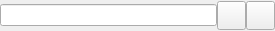
<?xml version="1.0" encoding="UTF-8"?>
<ui version="4.0">
 <class>CSearchLineWidget</class>
 <widget class="QWidget" name="CSearchLineWidget">
  <property name="geometry">
   <rect>
    <x>0</x>
    <y>0</y>
    <width>275</width>
    <height>31</height>
   </rect>
  </property>
  <property name="windowTitle">
   <string/>
  </property>
  <layout class="QGridLayout" name="gridLayout">
   <property name="leftMargin">
    <number>0</number>
   </property>
   <property name="topMargin">
    <number>0</number>
   </property>
   <property name="rightMargin">
    <number>0</number>
   </property>
   <property name="bottomMargin">
    <number>0</number>
   </property>
   <property name="spacing">
    <number>0</number>
   </property>
   <item row="0" column="0">
    <layout class="QHBoxLayout" name="horizontalLayout_11">
     <item>
      <widget class="QLineEdit" name="find_LE"/>
     </item>
     <item>
      <widget class="QPushButton" name="find_next_PB">
       <property name="minimumSize">
        <size>
         <width>29</width>
         <height>29</height>
        </size>
       </property>
       <property name="maximumSize">
        <size>
         <width>29</width>
         <height>29</height>
        </size>
       </property>
       <property name="toolTip">
        <string>Find next object</string>
       </property>
       <property name="text">
        <string/>
       </property>
       <property name="icon">
        <iconset resource="resources/liboaf_gui.qrc">
         <normaloff>:/icons/arrow_down.png</normaloff>:/icons/arrow_down.png</iconset>
       </property>
      </widget>
     </item>
     <item>
      <widget class="QPushButton" name="find_prev_PB">
       <property name="minimumSize">
        <size>
         <width>29</width>
         <height>29</height>
        </size>
       </property>
       <property name="maximumSize">
        <size>
         <width>29</width>
         <height>29</height>
        </size>
       </property>
       <property name="toolTip">
        <string>Find previous object</string>
       </property>
       <property name="text">
        <string/>
       </property>
       <property name="icon">
        <iconset resource="resources/liboaf_gui.qrc">
         <normaloff>:/icons/arrow_up.png</normaloff>:/icons/arrow_up.png</iconset>
       </property>
      </widget>
     </item>
    </layout>
   </item>
  </layout>
 </widget>
 <tabstops>
  <tabstop>find_LE</tabstop>
  <tabstop>find_next_PB</tabstop>
 </tabstops>
 <resources>
  <include location="resources/liboaf_gui.qrc"/>
 </resources>
 <connections/>
</ui>
